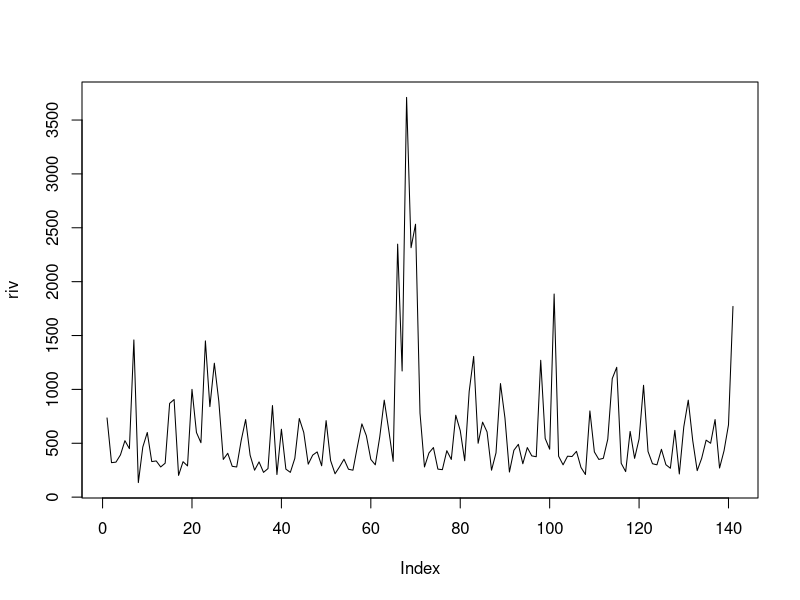
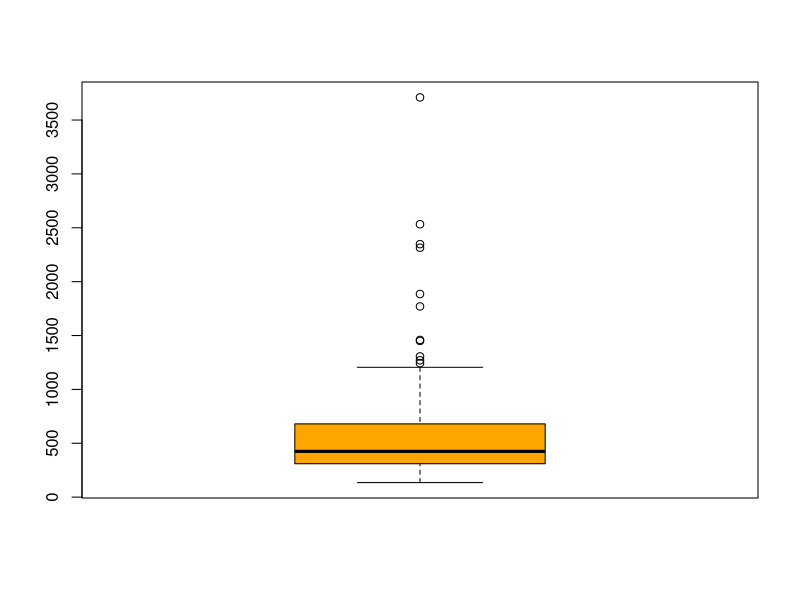
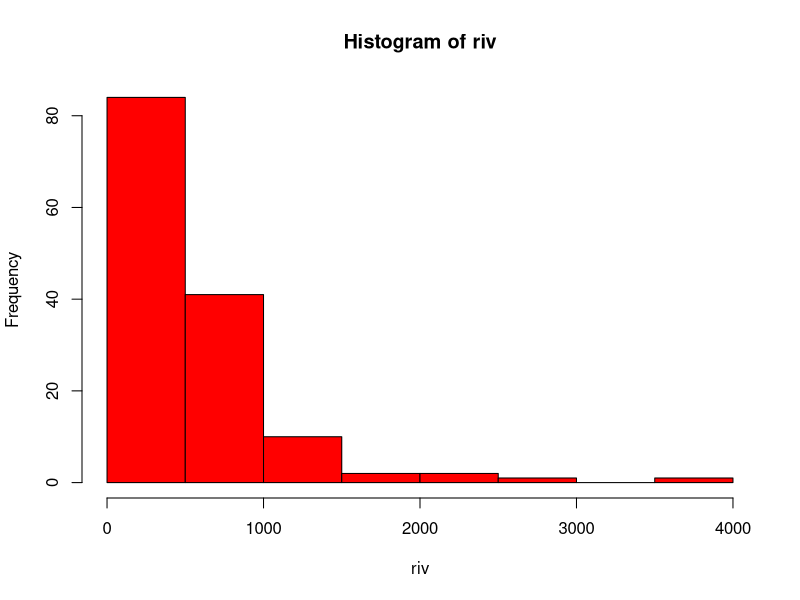

The R script that drew these images, in order: (Note: this script raises an error after producing the figures.)
##Descriptive statistics River practice

riv <- datasets::rivers


head(riv)

tail(riv)

summary(riv)

plot(riv, type = 'l')

boxplot(riv, col = 'Orange')

boxplot.stats(riv)$out

median(riv, na.rm = 'T')


hist(riv, col = 'red')


skewness(riv)

kurtosis(riv)

